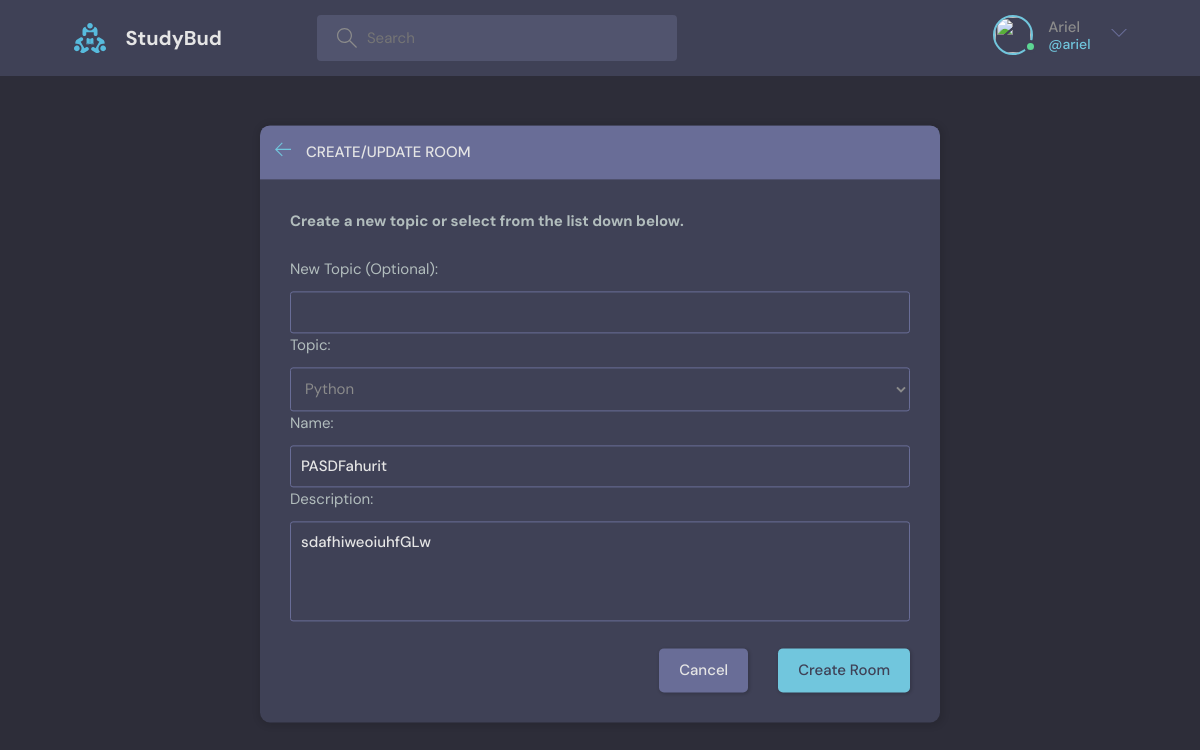
The page /update-room/14 (signed in) on the database as committed earlier.
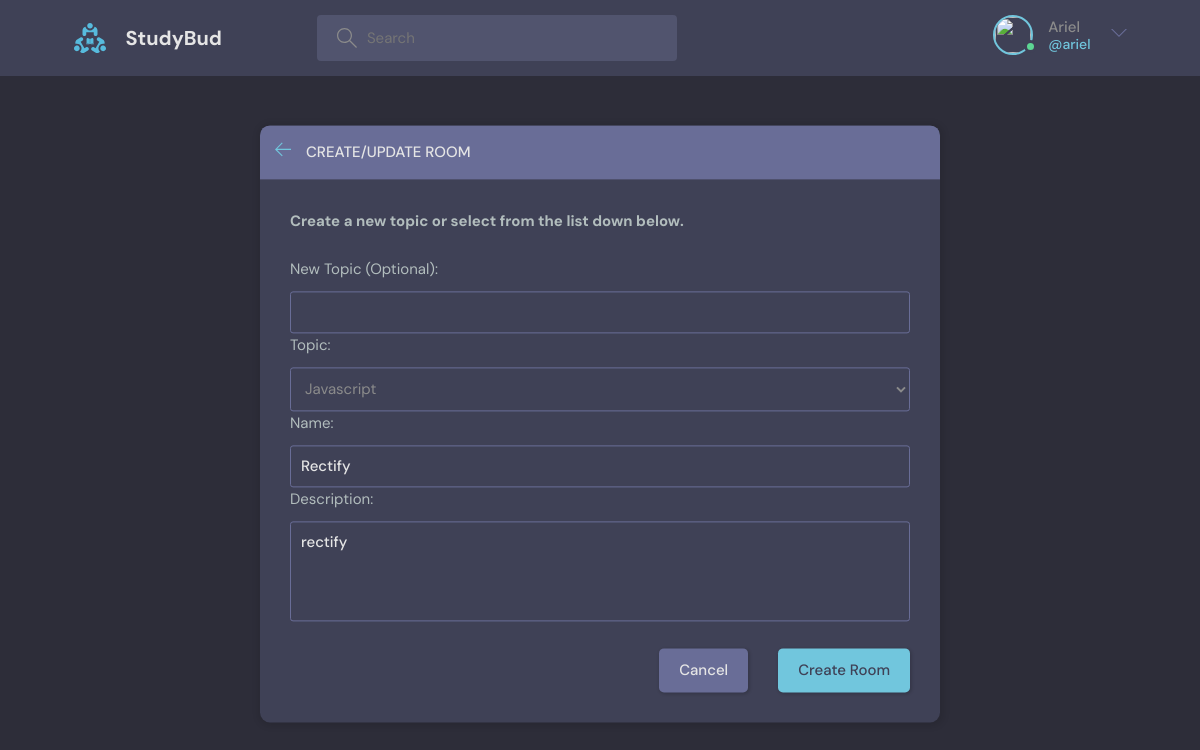
The same page on the database as committed later.
### general/models.py (models this page shows, shortened)
class Room(models.Model):
    host = models.ForeignKey(
        get_user_model(), on_delete=models.CASCADE, null=False, blank=False
    )
    topic = models.ForeignKey(Topic, on_delete=models.SET_NULL, null=True, blank=False)
    name = models.CharField(max_length=200)
    description = models.TextField(null=True, blank=True)
    participants = models.ManyToManyField(
        get_user_model(), related_name="participants", blank=True
    )
    created = models.DateTimeField(auto_now_add=True)
    updated = models.DateTimeField(auto_now=True)
    class Meta:
        ordering = ["-updated", "-created"]

class Topic(models.Model):
    name = models.CharField(max_length=200)
    description = models.TextField(null=True, blank=True)
    created = models.DateTimeField(auto_now_add=True)
    updated = models.DateTimeField(auto_now=True)
    def __str__(self):
        return self.name

### general/views.py (the view, shortened to what this page needs)
# urls.py: path("update-room/<str:pk>", UpdateRoom.as_view(), name="update-room"),
class UpdateRoom(UserPassesTestMixin, UpdateView):
    model = Room
    template_name = "general/room_form.html"
    form_class = RoomForm
    success_url = reverse_lazy("home")
    def test_func(self):
        if (
            self.request.user == self.get_object().host
            or self.request.user.is_superuser
        ):
            return True
        PermissionDenied("You are not the host of this room.")
    def dispatch(self, request, *args, **kwargs):
        try:
            return super().dispatch(request, *args, **kwargs)
        except PermissionDenied:
            messages.error(
                self.request, "You don't have permission to access this room."
            )
            return redirect("home")
    def get_context_data(self, **kwargs):
        context = super().get_context_data(**kwargs)
        context["topics"] = Topic.objects.all()
        return context

### general/forms.py
class RoomForm(ModelForm):
    new_topic = forms.CharField(
        max_length=200, required=False, label="New Topic (Optional)"
    )
    class Meta:
        model = Room
        required_fields = ["topic", "name"]
        fields = ["new_topic", "topic", "name", "description"]

### general/templates/general/room_form.html (shortened to what this page needs)
{% extends 'main.html' %}
{% block content %}
  <main class="create-room layout">
    <div class="container">
      <div class="layout__box">
        <div class="layout__boxHeader">
          <div class="layout__boxTitle">
            <a href="{{ request.META.HTTP_REFERER|escape }}">
              <svg version="1.1" xmlns="http://www.w3.org/2000/svg" width="32" height="32" viewBox="0 0 32 32">
                <title>arrow-left</title>
                <path
                  d="M13.723 2.286l-13.723 13.714 13.719 13.714 1.616-1.611-10.96-10.96h27.625v-2.286h-27.625l10.965-10.965-1.616-1.607z">
                </path>
              </svg>
            </a>
            <h3>Create/Update Room</h3>
          </div>
        </div>
        <div class="layout__body">
          <form class="form" method="POST" action="">
            <h3>Create a new topic or select from the list down below.</h3>
            <br>
            <div class="form__group">
              {{ form.as_p }}
            </div>
            <div class="form__action">
              <a class="btn btn--dark" href="{{ request.META.HTTP_REFERER|escape }}">Cancel</a>
              <button class="btn btn--main" type="submit" value="Submit">Create Room</button>
            </div>
          </form>
        </div>
      </div>
    </div>
  </main>
{% endblock %}

Rows that differ between the two databases and show on the page:
changed Room: topic "Python" → "Javascript"; description "sdafhiweoiuhfGLw" → "rectify"
changed through a linked row, Topic: name "PASDFahurit" → "Rectify"
